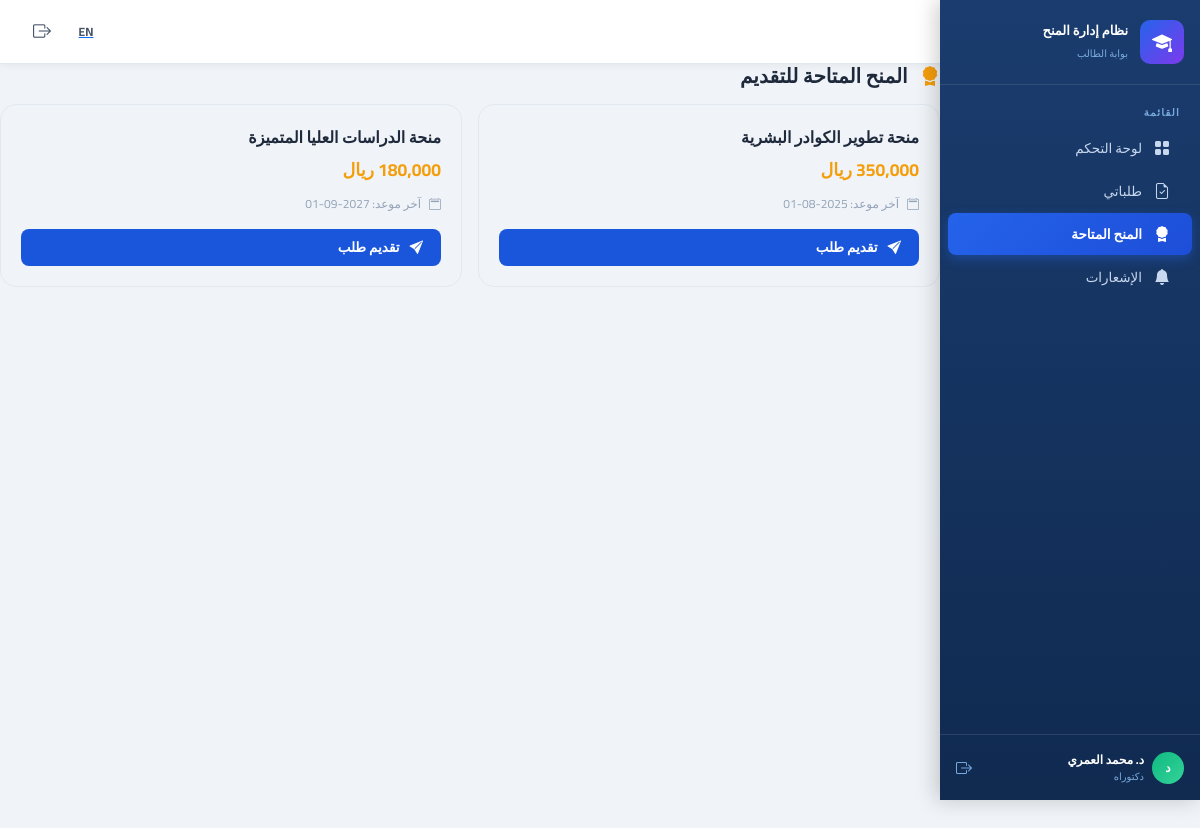
Screenshot of /student/index.php?page=grants&lang=ar (signed in) with the database file from the repository.
### tables this page shows
CREATE TABLE IF NOT EXISTS grants (
  id              INT UNSIGNED AUTO_INCREMENT PRIMARY KEY,
  title_ar        VARCHAR(255) NOT NULL,
  title_en        VARCHAR(255) NOT NULL,
  grant_type      ENUM('research','scholarship','equipment','international','industrial') NOT NULL,
  donor_id        INT UNSIGNED,
  amount          DECIMAL(14,2) NOT NULL,
  currency        VARCHAR(10) NOT NULL DEFAULT 'SAR',
  status          ENUM('pending','under_review','approved','rejected','active','closed') NOT NULL DEFAULT 'pending',
  applicant_id    INT UNSIGNED,
  description_ar  TEXT,
  description_en  TEXT,
  submission_date DATE NOT NULL,
  start_date      DATE,
  end_date        DATE,
  created_at      DATETIME NOT NULL DEFAULT CURRENT_TIMESTAMP,
  FOREIGN KEY (donor_id)    REFERENCES donors(id) ON DELETE SET NULL,
  FOREIGN KEY (applicant_id) REFERENCES users(id) ON DELETE SET NULL
);

### includes/lang.php (called while the page is built, shortened)
<?php
if (isset($_GET['lang']) && in_array($_GET['lang'], ['ar', 'en'])) {
    $lang = $_GET['lang'];
} elseif (isset($_COOKIE['lang']) && in_array($_COOKIE['lang'], ['ar', 'en'])) {
    $lang = $_COOKIE['lang'];
} else {
    $lang = 'ar';
}
$isRTL = ($lang === 'ar');

### includes/db.php (called while the page is built, shortened)
<?php
function getDB(): PDO {
    static $pdo = null;
    if ($pdo !== null) return $pdo;
    $host = getenv('DB_HOST') ?: '127.0.0.1';
    $port = getenv('DB_PORT') ?: '8889';
    $name = getenv('DB_NAME') ?: 'grant_management';
    $user = getenv('DB_USER') ?: 'root';
    $pass = getenv('DB_PASS') ?: 'root';
    try {
        $dsn = "mysql:host=$host;port=$port;dbname=$name;charset=utf8mb4";
        $pdo = new PDO($dsn, $user, $pass, [
            PDO::ATTR_ERRMODE            => PDO::ERRMODE_EXCEPTION,
            PDO::ATTR_DEFAULT_FETCH_MODE => PDO::FETCH_ASSOC,
            PDO::ATTR_EMULATE_PREPARES   => false,
        ]);
    } catch (PDOException $e) {
        return nullDB();
    }
    return $pdo;
}
function dbAll(string $sql, array $params = []): array {
    try {
        $stmt = getDB()->prepare($sql);
        $stmt->execute($params);
        return $stmt->fetchAll();
    } catch (Exception $e) {
        return [];
    }
}

### student/pages/grants.php (the view, shortened to what this page needs)
<?php
$pageTitle = $isRTL ? 'المنح المتاحة للتقديم' : 'Available Grants';
$availableGrants = dbAll('SELECT * FROM grants WHERE grant_type="scholarship" AND status IN ("active","approved") LIMIT 5');
?>
<div class="d-flex align-items-center justify-content-between mb-3">
  <h5 style="color:var(--text-primary);font-weight:700;margin:0">
    <i class="bi bi-award-fill me-2" style="color:#f59e0b"></i>
    <?= $pageTitle ?>
  </h5>
</div>
<div class="row g-3">
  <?php foreach($availableGrants as $g): ?>
  <div class="col-md-6">
    <div class="grant-card" style="background:var(--card-bg);border:1px solid var(--border-color);border-radius:16px;padding:20px;transition:.3s;">
      <div style="font-weight:700;color:var(--text-primary);margin-bottom:8px"><?= htmlspecialchars($isRTL?$g['title_ar']:$g['title_en']) ?></div>
      <div style="color:#f59e0b;font-weight:700;font-size:1.1rem;margin-bottom:12px"><?= number_format($g['amount']) ?> <?= $isRTL?'ريال':'SAR' ?></div>
      <div style="display:flex;gap:8px;align-items:center;font-size:12px;color:var(--text-muted);margin-bottom:16px">
        <i class="bi bi-calendar2"></i>
        <?= $isRTL?'آخر موعد:':'Deadline:' ?> <?= $g['end_date']??'—' ?>
      </div>
      <button class="btn-primary-sm w-100" data-bs-toggle="modal" data-bs-target="#applyModal"
        onclick="document.getElementById('applyGrantId').value='<?= $g['id'] ?>';document.getElementById('applyGrantTitle').textContent='<?= addslashes($isRTL?$g['title_ar']:$g['title_en']) ?>'">
        <i class="bi bi-send-fill me-1"></i>
        <?= $isRTL?'تقديم طلب':'Apply Now' ?>
      </button>
    </div>
  </div>
  <?php endforeach; ?>
</div>

### assets/css/custom.css (style rules this page uses)
* { font-family: 'Cairo', sans-serif !important; }
:root { --sidebar-bg: #1a3c6e; --sidebar-hover: #253e6f; --sidebar-active: #2563eb; --sidebar-text: #c8d8ee; --sidebar-heading: #7aabde; --sidebar-width: 260px; --header-height: 64px; --primary: #1a56db; --primary-dark: #1e40af; --success: #198754; --warning: #f59e0b; --danger: #dc3545; --info: #0ea5e9; --bg-light: #f0f4f8; --card-shadow: 0 2px 12px rgba(0,0,0,0.08); --border-radius: 12px; }
body { background-color: var(--bg-light); color: #1e293b; overflow-x: hidden; }
:root { --text-primary: #1e293b; --text-secondary: #475569; --text-muted: #94a3b8; --bg-secondary: #ffffff; --bg-tertiary: #f8fafc; --border-color: #e2e8f0; }
.btn-primary-sm { display: inline-flex; align-items: center; gap: 6px; padding: 8px 18px; border-radius: 8px; font-size: 13.5px; font-weight: 600; border: none; cursor: pointer; background: var(--primary); color: #fff; text-decoration: none; transition: all 0.2s ease; }

### rows the page displays
grants: title_ar "منحة تطوير الكوادر البشرية", end_date "2025-08-01"
grants: title_ar "منحة الدراسات العليا المتميزة", end_date "2027-09-01"

### other values shown
t('appName') "نظام إدارة المنح"
$it['ar'] "لوحة التحكم"
$it['ar'] "طلباتي"
$it['ar'] "المنح المتاحة"
$it['ar'] "الإشعارات"
mb_substr($user['name'],0,1) "د"
$user['name'] "د. محمد العمري"
$degreeMap[$stuInfo['degree']??'master'] "دكتوراه"
$pageTitle "بوابة الطالب"
$pageTitle "المنح المتاحة للتقديم"
